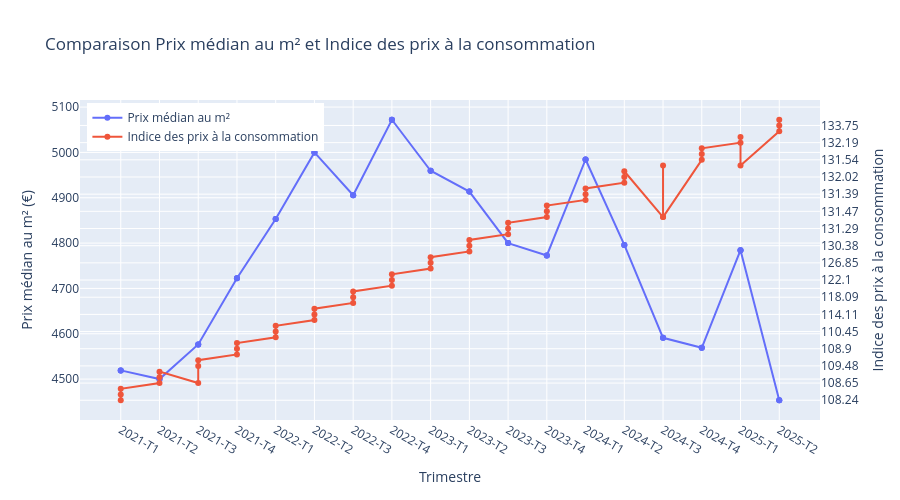

Notebook source saved alongside this figure:
### Code cell
fig_compare = go.Figure()

# Axe 1 : prix_median_m2
fig_compare.add_trace(go.Scatter(
    x=merged_df['trimestre'],
    y=merged_df['prix_median_m2'],
    name='Prix médian au m²',
    mode='lines+markers',
    yaxis='y1'
))

# Axe 2 : Indice des prix à la consommation
fig_compare.add_trace(go.Scatter(
    x=merged_df['trimestre'],
    y=merged_df['Indice des prix à la consommation - Base 2015 - Ensemble des ménages - France - Alimentation'],
    name='Indice des prix à la consommation',
    mode='lines+markers',
    yaxis='y2'
))

fig_compare.update_layout(
    title="Comparaison Prix médian au m² et Indice des prix à la consommation",
    xaxis=dict(title="Trimestre"),
    yaxis=dict(
        title="Prix médian au m² (€)",
        side='left'
    ),
    yaxis2=dict(
        title="Indice des prix à la consommation",
        overlaying='y',
        side='right'
    ),
    legend=dict(x=0.01, y=0.99),
    height=500,
    font=dict(size=12)
)

fig_compare.show()

### Figure 1 — Plotly figure (JSON) as saved in the notebook; plotly's stock layout.template omitted (floating-point values rounded to 4 significant figures)
{"data": [{"mode": "lines+markers", "name": "Prix médian au m²", "type": "scatter", "x": ["2021-T1", "2021-T1", "2021-T1", "2021-T2", "2021-T2", "2021-T2", "2021-T3", "2021-T3", "2021-T3", "2021-T4", "2021-T4", "2021-T4", "2022-T1", "2022-T1", "2022-T1", "2022-T2", "2022-T2", "2022-T2", "2022-T3", "2022-T3", "2022-T3", "2022-T4", "2022-T4", "2022-T4", "2023-T1", "2023-T1", "2023-T1", "2023-T2", "2023-T2", "2023-T2", "2023-T3", "2023-T3", "2023-T3", "2023-T4", "2023-T4", "2023-T4", "2024-T1", "2024-T1", "2024-T1", "2024-T2", "2024-T2", "2024-T2", "2024-T3", "2024-T3", "2024-T3", "2024-T4", "2024-T4", "2024-T4", "2025-T1", "2025-T1", "2025-T1", "2025-T2", "2025-T2", "2025-T2"], "y": [4519.0, 4519.0, 4519.0, 4500.0, 4500.0, 4500.0, 4576.0, 4576.0, 4576.0, 4723.0, 4723.0, 4723.0, 4853.0, 4853.0, 4853.0, 5000.0, 5000.0, 5000.0, 4906.0, 4906.0, 4906.0, 5072.0, 5072.0, 5072.0, 4960.0, 4960.0, 4960.0, 4914.0, 4914.0, 4914.0, 4800.0, 4800.0, 4800.0, 4773.0, 4773.0, 4773.0, 4984.0, 4984.0, 4984.0, 4796.0, 4796.0, 4796.0, 4591.0, 4591.0, 4591.0, 4569.0, 4569.0, 4569.0, 4784.0, 4784.0, 4784.0, 4453.0, 4453.0, 4453.0], "yaxis": "y"}, {"mode": "lines+markers", "name": "Indice des prix à la consommation", "type": "scatter", "x": ["2021-T1", "2021-T1", "2021-T1", "2021-T2", "2021-T2", "2021-T2", "2021-T3", "2021-T3", "2021-T3", "2021-T4", "2021-T4", "2021-T4", "2022-T1", "2022-T1", "2022-T1", "2022-T2", "2022-T2", "2022-T2", "2022-T3", "2022-T3", "2022-T3", "2022-T4", "2022-T4", "2022-T4", "2023-T1", "2023-T1", "2023-T1", "2023-T2", "2023-T2", "2023-T2", "2023-T3", "2023-T3", "2023-T3", "2023-T4", "2023-T4", "2023-T4", "2024-T1", "2024-T1", "2024-T1", "2024-T2", "2024-T2", "2024-T2", "2024-T3", "2024-T3", "2024-T3", "2024-T4", "2024-T4", "2024-T4", "2025-T1", "2025-T1", "2025-T1", "2025-T2", "2025-T2", "2025-T2"], "y": ["108.24", "108.19", "108.4", "108.65", "109.41", "108.84", "108.65", "109.48", "108.77", "109.46", "108.9", "108.47", "111.42", "110.45", "110.07", "114.99", "114.11", "113.03", "119.39", "118.09", "116.14", "122.68", "122.1", "121.47", "129.16", "126.85", "124.75", "130.72", "130.38", "129.93", "130.92", "131.29", "130.84", "131.52", "131.47", "130.97", "131.38", "131.39", "131.81", "131.79", "132.02", "131.51", "131.52", "131.94", "131.52", "131.54", "131.72", "131.78", "132.19", "131.84", "131.94", "133.59", "133.75", "133.14"], "yaxis": "y2"}], "layout": {"font": {"size": 12}, "height": 500, "legend": {"x": 0.01, "y": 0.99}, "title": {"text": "Comparaison Prix médian au m² et Indice des prix à la consommation"}, "xaxis": {"title": {"text": "Trimestre"}}, "yaxis": {"side": "left", "title": {"text": "Prix médian au m² (€)"}}, "yaxis2": {"overlaying": "y", "side": "right", "title": {"text": "Indice des prix à la consommation"}}}}
